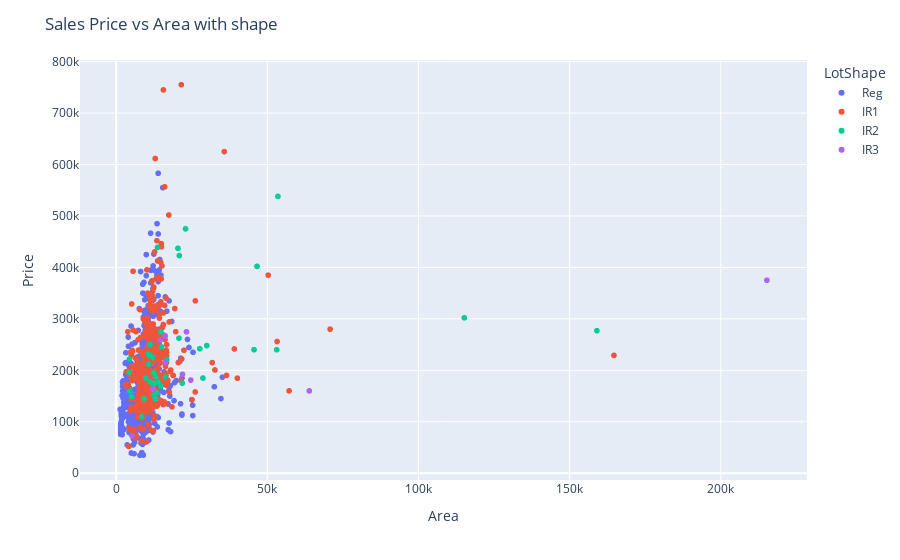

Notebook cell for this chart:
### Code cell
fig=px.scatter(house,
              x='LotArea',
              y='SalePrice',
              color='LotShape')

fig.update_layout(title='Sales Price vs Area with shape',
                 xaxis_title='Area',
                  yaxis_title='Price'
                 )
fig.show()

### Figure 1 — Plotly figure (JSON) as saved in the notebook; plotly's stock layout.template omitted (floating-point values rounded to 4 significant figures; data arrays with more than 128 entries replaced by an {"elided": "..."} marker saying what was removed)
{"data": [{"hovertemplate": "LotShape=Reg<br>LotArea=%{x}<br>SalePrice=%{y}<extra></extra>", "legendgroup": "Reg", "marker": {"color": "#636efa", "symbol": "circle"}, "mode": "markers", "name": "Reg", "showlegend": true, "type": "scattergl", "x": {"elided": "925 int values"}, "xaxis": "x", "y": {"elided": "925 int values"}, "yaxis": "y"}, {"hovertemplate": "LotShape=IR1<br>LotArea=%{x}<br>SalePrice=%{y}<extra></extra>", "legendgroup": "IR1", "marker": {"color": "#EF553B", "symbol": "circle"}, "mode": "markers", "name": "IR1", "showlegend": true, "type": "scattergl", "x": {"elided": "484 int values"}, "xaxis": "x", "y": {"elided": "484 int values"}, "yaxis": "y"}, {"hovertemplate": "LotShape=IR2<br>LotArea=%{x}<br>SalePrice=%{y}<extra></extra>", "legendgroup": "IR2", "marker": {"color": "#00cc96", "symbol": "circle"}, "mode": "markers", "name": "IR2", "showlegend": true, "type": "scattergl", "x": [12968, 13869, 8472, 13682, 11911, 9765, 22950, 13568, 159000, 20431, 11249, 53107, 14963, 4403, 11228, 10667, 21872, 12464, 46589, 20896, 4500, 16770, 5105, 4282, 115149, 53504, 16285, 12137, 28698, 45600, 14762, 12589, 27650, 9245, 29959, 13031, 11170, 12393, 14781, 20781, 10635], "xaxis": "x", "y": [144000, 177000, 110000, 438780, 174000, 185000, 475000, 156000, 277000, 437154, 177500, 240000, 245500, 222000, 228000, 212000, 175000, 152000, 402000, 423000, 159434, 221000, 148800, 196000, 302000, 538000, 187100, 224900, 185000, 240000, 169000, 174000, 242000, 145000, 248000, 187500, 250000, 195000, 275000, 262500, 232000], "yaxis": "y"}, {"hovertemplate": "LotShape=IR3<br>LotArea=%{x}<br>SalePrice=%{y}<extra></extra>", "legendgroup": "IR3", "marker": {"color": "#ab63fa", "symbol": "circle"}, "mode": "markers", "name": "IR3", "showlegend": true, "type": "scattergl", "x": [5232, 16226, 215245, 12155, 23257, 14572, 24682, 63887, 16196, 21930], "xaxis": "x", "y": [73000, 267000, 375000, 163500, 274725, 259000, 181000, 160000, 215000, 192140], "yaxis": "y"}], "layout": {"legend": {"title": {"text": "LotShape"}, "tracegroupgap": 0}, "margin": {"t": 60}, "title": {"text": "Sales Price vs Area with shape"}, "xaxis": {"anchor": "y", "domain": [0, 1], "title": {"text": "Area"}}, "yaxis": {"anchor": "x", "domain": [0, 1], "title": {"text": "Price"}}}}
